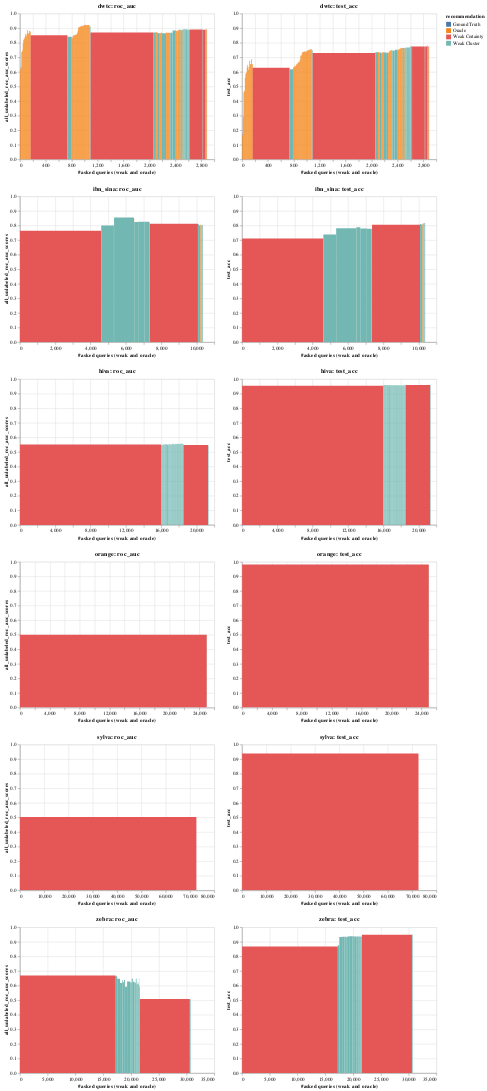

Write notebook code for a chart like this one.
### Code cell
pre_fetch_data(4)
visualise_top_n(4)
